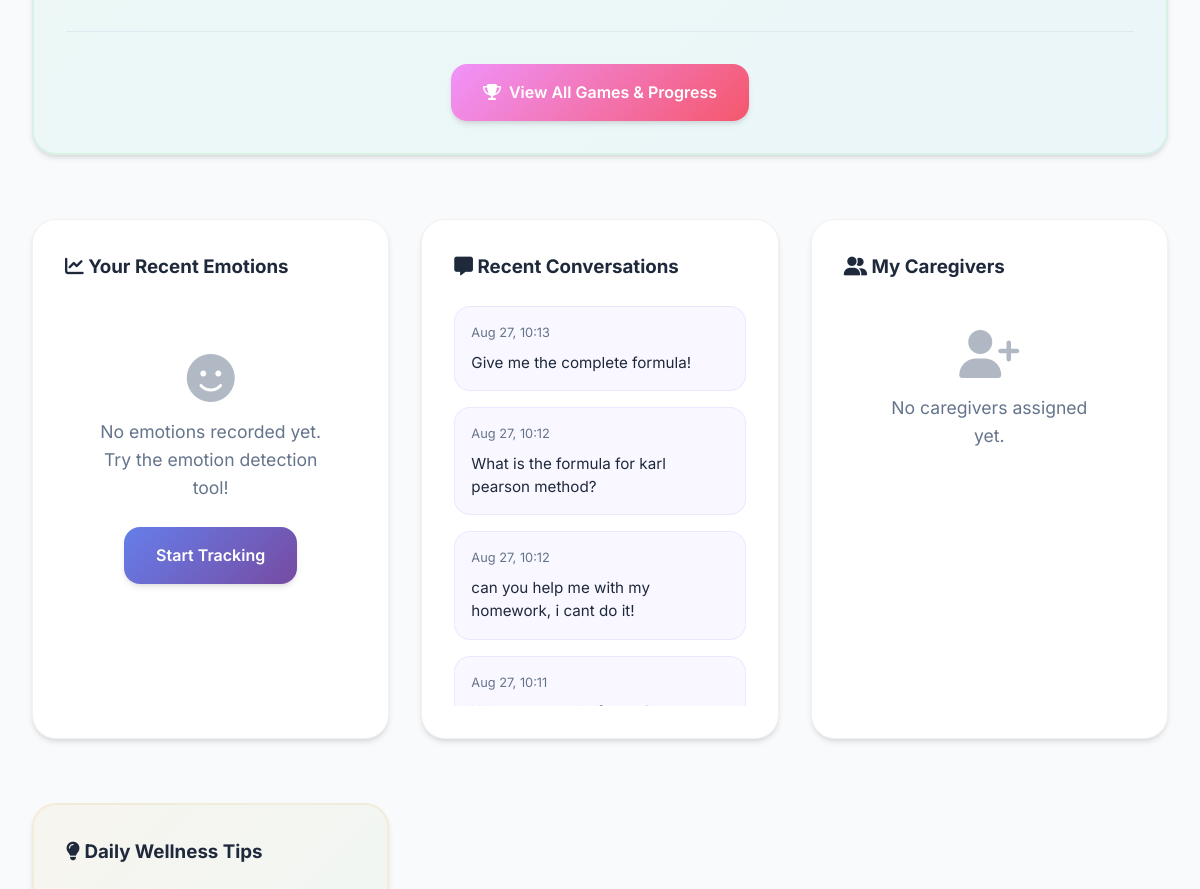
Page /autistic-dashboard/ (signed in, middle part) on the earlier database version.
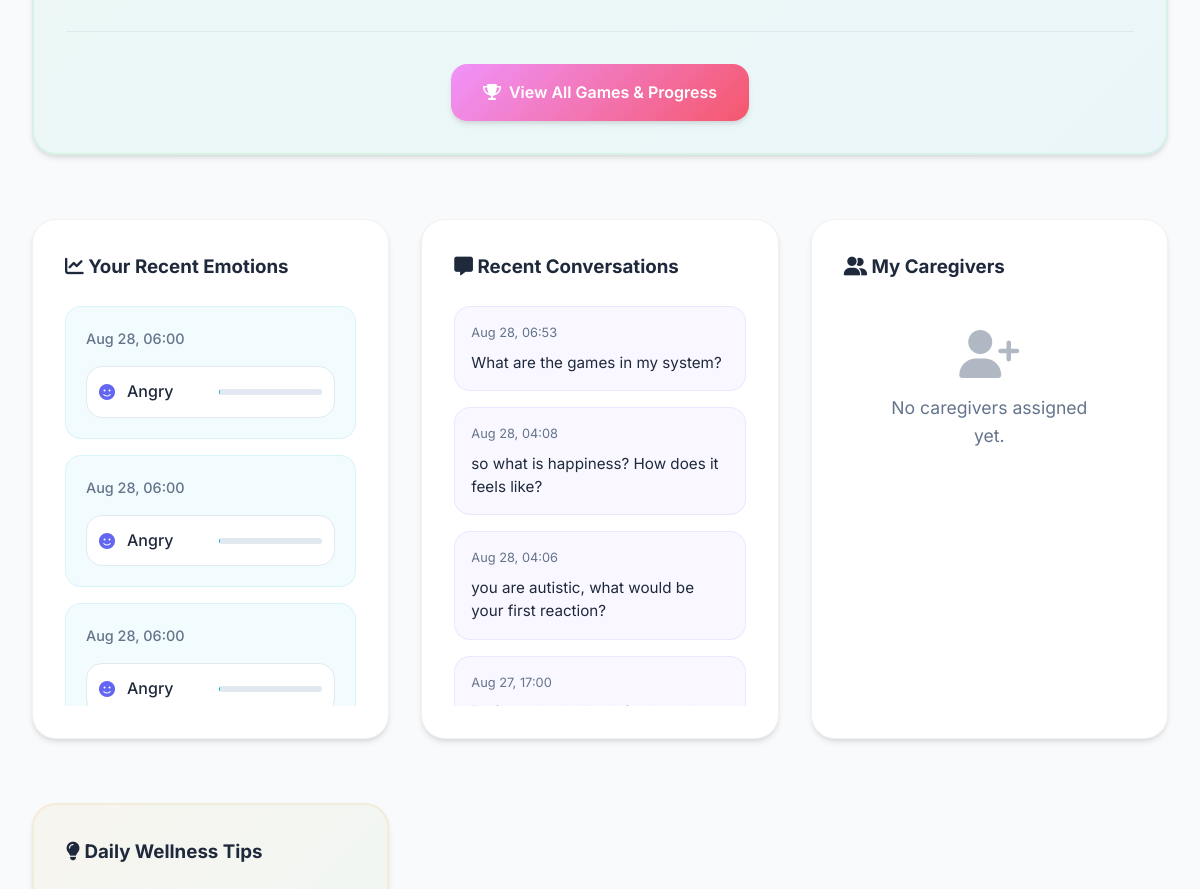
Same page on the later database version.
### DailyNest/models.py (models this page shows, shortened)
class ChatMessage(models.Model):
    SENDER_CHOICES = [
        ('user', 'User'),
        ('bot', 'Bot'),
    ]
    user = models.ForeignKey('CustomUser', on_delete=models.CASCADE, null=True, blank=True)
    sender = models.CharField(max_length=10, choices=SENDER_CHOICES)
    message = models.TextField()
    timestamp = models.DateTimeField(default=timezone.now)
    emotion_context = models.ForeignKey(EmotionRecord, on_delete=models.SET_NULL, null=True, blank=True)
    is_bot = models.BooleanField(default=False)

class EmotionRecord(models.Model):
    EMOTION_CHOICES = [
        ('happy', 'Happy'),
        ('sad', 'Sad'),
        ('angry', 'Angry'),
        ('surprised', 'Surprised'),
        ('neutral', 'Neutral'),
        ('calm', 'Calm'),
        ('excited', 'Excited'),
        ('fear', 'Fear'),
        ('disgust', 'Disgust'),
    ]
    user = models.ForeignKey('CustomUser', on_delete=models.CASCADE, null=True, blank=True)
    timestamp = models.DateTimeField(default=timezone.now, db_index=True)
    face_emotion = models.CharField(max_length=50, choices=EMOTION_CHOICES, null=True, blank=True)
    voice_emotion = models.CharField(max_length=50, choices=EMOTION_CHOICES, null=True, blank=True)
    face_confidence = models.FloatField(default=0.0, help_text="Confidence score for face emotion (0-1)")
    voice_confidence = models.FloatField(default=0.0, help_text="Confidence score for voice emotion (0-1)")
    notes = models.TextField(blank=True)
    class Meta:
        ordering = ['-timestamp']
        indexes = [
            models.Index(fields=['timestamp']),
            models.Index(fields=['face_emotion']),
            models.Index(fields=['voice_emotion']),
        ]

### DailyNest/views.py (the view)
# urls.py: path('autistic-dashboard/', views.autistic_dashboard, name='autistic_dashboard'),
@login_required
def autistic_dashboard(request):
    from .models import CareRelationship
    recent_emotions = EmotionRecord.objects.filter(user=request.user).order_by('-timestamp')[:5]
    recent_chats = ChatMessage.objects.filter(sender='user').order_by('-timestamp')[:5]
    caregiver_relationships = CareRelationship.objects.filter(
        autistic_person=request.user,
        is_active=True
    ).select_related('caregiver')
    context = {
        'recent_emotions': recent_emotions,
        'recent_chats': recent_chats,
        'caregiver_relationships': caregiver_relationships,
    }
    return render(request, 'dashboards/autistic_dashboard.html', context)

### DailyNest/templates/dashboards/autistic_dashboard.html (shortened to what this page needs)
{% extends 'base.html' %}
{% block content %}
<div class="dashboard-grid">
    <div class="card featured-card games-section">
        <div class="games-footer">
            <a href="{% url 'games_dashboard' %}" class="btn btn-secondary">
                <i class="fas fa-trophy"></i> View All Games & Progress
            </a>
        </div>
    </div>
    <div class="card">
        <h3><i class="fas fa-chart-line"></i> Your Recent Emotions</h3>
        <div class="emotions-list">
            {% for emotion in recent_emotions %}
                <div class="emotion-card">
                    <div class="emotion-time">
                        {{ emotion.timestamp|date:"M d, H:i" }}
                    </div>
                    <div class="emotion-content">
                        {% if emotion.face_emotion %}
                            <div class="emotion-item face">
                                <i class="fas fa-smile"></i>
                                <span>{{ emotion.face_emotion|title }}</span>
                                <div class="confidence-bar">
                                </div>
                            </div>
                        {% endif %}
                    </div>
                </div>
            {% empty %}
                <div class="empty-state">
                    <i class="fas fa-smile"></i>
                    <p>No emotions recorded yet. Try the emotion detection tool!</p>
                    <a href="{% url 'emotion' %}" class="btn btn-primary">Start Tracking</a>
                </div>
            {% endfor %}
        </div>
    </div>
    <div class="card">
        <h3><i class="fas fa-message"></i> Recent Conversations</h3>
        <div class="chats-list">
            {% for chat in recent_chats %}
                <div class="chat-card">
                    <div class="chat-time">
                        {{ chat.timestamp|date:"M d, H:i" }}
                    </div>
                    <div class="chat-message">
                        {{ chat.message|truncatewords:15 }}
                    </div>
                </div>
            {% empty %}
                <div class="empty-state">
                    <i class="fas fa-comments"></i>
                    <p>No conversations yet. Start chatting with your AI friend!</p>
                    <a href="{% url 'chat' %}" class="btn btn-primary">Start Chatting</a>
                </div>
            {% endfor %}
        </div>
    </div>
    <div class="card">
        <h3><i class="fas fa-user-friends"></i> My Caregivers</h3>
        <div class="caregivers-list">
            {% for relationship in caregiver_relationships %}
                <div class="caregiver-card">
                    <div class="caregiver-info">
                        <div class="caregiver-avatar">
                            {% if relationship.caregiver.profile_picture %}
                                <img src="{{ relationship.caregiver.profile_picture.url }}" alt="{{ relationship.caregiver.name }}">
                            {% else %}
                                <i class="fas fa-user-circle"></i>
                            {% endif %}
                        </div>
                        <div class="caregiver-details">
                            <h4>{{ relationship.caregiver.name }}</h4>
                            <p class="caregiver-role">{{ relationship.get_relationship_type_display }}</p>
                            <p class="caregiver-contact">{{ relationship.caregiver.email }}</p>
                            {% if relationship.caregiver.phone %}
                                <p class="caregiver-phone">{{ relationship.caregiver.phone }}</p>
                            {% endif %}
                        </div>
                    </div>
                </div>
            {% empty %}
                <div class="empty-state">
                    <i class="fas fa-user-plus"></i>
                    <p>No caregivers assigned yet.</p>
                </div>
            {% endfor %}
        </div>
    </div>
    <div class="card tips-card">
        <h3><i class="fas fa-lightbulb"></i> Daily Wellness Tips</h3>
    </div>
</div>
{% endblock %}

### DailyNest/templates/base.html (shortened to what this page needs)
<!DOCTYPE html>
<html lang="en">
<head>
    <link rel="stylesheet" href="https://cdnjs.cloudflare.com/ajax/libs/font-awesome/6.4.0/css/all.min.css">
</head>
<body data-theme="light" data-font-size="medium" data-reduce-animations="false">
    <main class="main-content">
        <div class="container">
            {% block content %}{% endblock %}
        </div>
    </main>
</body>
</html>

### DailyNest/templates/base.html (style rules this page uses)
:root { --primary-gradient: linear-gradient(135deg, #667eea 0%, #764ba2 100%); --secondary-gradient: linear-gradient(135deg, #f093fb 0%, #f5576c 100%); --accent-gradient: linear-gradient(135deg, #4facfe 0%, #00f2fe 100%); --calm-blue: #6366f1; --soft-green: #10b981; --gentle-purple: #8b5cf6; --warm-orange: #f59e0b; --soothing-teal: #06b6d4; --bg-light: #f8fafc; --bg-dark: #0f172a; --surface-light: #ffffff; --surface-dark: #1e293b; --text-light: #1e293b; --text-dark: #f1f5f9; --focus-ring: 0 0 0 3px rgba(99, 102, 241, 0.3); --border-radius: 16px; --border-radius-lg: 24px; --transition: all 0.3s cubic-bezier(0.4, 0, 0.2, 1); --shadow-sm: 0 1px 2px 0 rgba(0, 0, 0, 0.05); --shadow-md: 0 4px 6px -1px rgba(0, 0, 0, 0.1), 0 2px 4px -1px rgba(0, 0, 0, 0.06); --shadow-lg: 0 10px 15px -3px rgba(0, 0, 0, 0.1), 0 4px 6px -2px rgba(0, 0, 0, 0.05); --shadow-xl: 0 20px 25px -5px rgba(0, 0, 0, 0.1), 0 10px 10px -5px rgba(0, 0, 0, 0.04); }
* { margin: 0; padding: 0; box-sizing: border-box; }
body { font-family: 'Inter', -apple-system, BlinkMacSystemFont, 'Segoe UI', Roboto, sans-serif; line-height: 1.6; color: var(--text-light); background: var(--bg-light); transition: var(--transition); overflow-x: hidden; }
body[data-font-size="medium"] { font-size: 16px; }
.main-content { margin-top: 100px; min-height: calc(100vh - 100px); padding: 2rem; }
.container { max-width: 1200px; margin: 0 auto; }
.card { background: var(--surface-light); border-radius: var(--border-radius-lg); padding: 2rem; margin-bottom: 2rem; box-shadow: var(--shadow-md); transition: var(--transition); border: 1px solid rgba(0, 0, 0, 0.05); }
.btn { padding: 1rem 2rem; border: none; border-radius: var(--border-radius); font-weight: 600; font-size: 1rem; cursor: pointer; transition: var(--transition); display: inline-flex; align-items: center; gap: 0.5rem; text-decoration: none; position: relative; overflow: hidden; }
.btn-secondary { background: var(--secondary-gradient); color: white; box-shadow: var(--shadow-md); }
.animate-fade-in-up { animation: fadeInUp 0.6s ease-out; }

### DailyNest/templates/dashboards/autistic_dashboard.html (style rules this page uses)
.dashboard-grid { display: grid; grid-template-columns: repeat(auto-fit, minmax(350px, 1fr)); gap: 2rem; }
.featured-card { grid-column: 1 / -1; background: linear-gradient(135deg, rgba(99, 102, 241, 0.05) 0%, rgba(139, 92, 246, 0.05) 100%); border: 2px solid rgba(99, 102, 241, 0.1); }
.games-section { background: linear-gradient(135deg, rgba(34, 197, 94, 0.05) 0%, rgba(6, 182, 212, 0.05) 100%); border: 2px solid rgba(34, 197, 94, 0.1); }
.games-footer { text-align: center; margin-top: 2rem; padding-top: 2rem; border-top: 1px solid #e2e8f0; }
.emotions-list { margin-top: 1.5rem; max-height: 400px; overflow-y: auto; }
.emotion-card { padding: 1.25rem; border-radius: var(--border-radius); margin-bottom: 1rem; background: rgba(6, 182, 212, 0.05); border: 1px solid rgba(6, 182, 212, 0.1); transition: var(--transition); }
.emotion-time { font-size: 0.9rem; color: #64748b; margin-bottom: 1rem; font-weight: 500; }
.emotion-content { display: flex; flex-direction: column; gap: 0.75rem; }
.emotion-item { display: flex; align-items: center; gap: 0.75rem; padding: 0.75rem; border-radius: var(--border-radius); background: var(--surface-light); border: 1px solid #e2e8f0; }
.emotion-item.face i { color: var(--calm-blue); }
.emotion-item span { font-weight: 500; min-width: 80px; }
.confidence-bar { flex: 1; height: 6px; background: #e2e8f0; border-radius: 3px; overflow: hidden; }
.chats-list { margin-top: 1.5rem; max-height: 400px; overflow-y: auto; }
.chat-card { padding: 1rem; border-radius: var(--border-radius); margin-bottom: 1rem; background: rgba(139, 92, 246, 0.05); border: 1px solid rgba(139, 92, 246, 0.1); transition: var(--transition); }
.chat-time { font-size: 0.8rem; color: #64748b; margin-bottom: 0.5rem; }
.chat-message { font-size: 0.95rem; line-height: 1.5; }
.tips-card { background: linear-gradient(135deg, rgba(245, 158, 11, 0.05) 0%, rgba(34, 197, 94, 0.05) 100%); border: 2px solid rgba(245, 158, 11, 0.1); }
.empty-state { text-align: center; padding: 3rem 2rem; color: #64748b; }
.empty-state i { font-size: 3rem; margin-bottom: 1rem; opacity: 0.5; }
.empty-state p { font-size: 1.1rem; margin-bottom: 1.5rem; }

Differences in the rows shown:
no longer on this page (row unchanged): ChatMessage: timestamp "Aug 27, 10:13", message "Give me the complete formula!"
no longer on this page (row unchanged): ChatMessage: timestamp "Aug 27, 10:12", message "What is the formula for karl pearson method?"
no longer on this page (row unchanged): ChatMessage: timestamp "Aug 27, 10:12", message "can you help me with my homework, i cant do it!"
no longer on this page (row unchanged): ChatMessage: timestamp "Aug 27, 10:11"
added EmotionRecord: timestamp "Aug 28, 06:00", face_emotion "Angry"
added EmotionRecord: timestamp "Aug 28, 06:00", face_emotion "Angry"
added EmotionRecord: timestamp "Aug 28, 06:00", face_emotion "Angry"
added ChatMessage: timestamp "Aug 28, 06:53", message "What are the games in my system?"
added ChatMessage: timestamp "Aug 28, 04:08", message "so what is happiness? How does it feels like?"
added ChatMessage: timestamp "Aug 28, 04:06", message "you are autistic, what would be your first reaction?"
added ChatMessage: timestamp "Aug 27, 17:00"
Other differences:
text no longer shown: "No emotions recorded yet. Try the emotion detection tool! Start Tracking"
